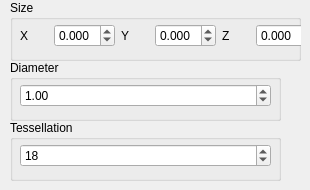
    <widget class="QWidget" name="tab_7">
     <attribute name="title">
      <string>Capsule</string>
     </attribute>
     <widget class="QGroupBox" name="egsdge_3">
      <property name="geometry">
       <rect>
        <x>10</x>
        <y>120</y>
        <width>271</width>
        <height>61</height>
       </rect>
      </property>
      <property name="title">
       <string>Tessellation</string>
      </property>
      <widget class="QWidget" name="horizontalLayoutWidget_12">
       <property name="geometry">
        <rect>
         <x>10</x>
         <y>20</y>
         <width>251</width>
         <height>31</height>
        </rect>
       </property>
       <layout class="QHBoxLayout" name="horizontalLayout_13">
        <item>
         <widget class="QSpinBox" name="capsule_tessellation">
          <property name="wrapping">
           <bool>false</bool>
          </property>
          <property name="showGroupSeparator" stdset="0">
           <bool>false</bool>
          </property>
          <property name="minimum">
           <number>3</number>
          </property>
          <property name="value">
           <number>18</number>
          </property>
         </widget>
        </item>
       </layout>
      </widget>
     </widget>
     <widget class="QGroupBox" name="groupBox_14">
      <property name="geometry">
       <rect>
        <x>10</x>
        <y>60</y>
        <width>271</width>
        <height>61</height>
       </rect>
      </property>
      <property name="title">
       <string>Diameter</string>
      </property>
      <widget class="QWidget" name="horizontalLayoutWidget_13">
       <property name="geometry">
        <rect>
         <x>10</x>
         <y>20</y>
         <width>251</width>
         <height>31</height>
        </rect>
       </property>
       <layout class="QHBoxLayout" name="horizontalLayout_14">
        <item>
         <widget class="QDoubleSpinBox" name="capsule_diameter">
          <property name="wrapping">
           <bool>false</bool>
          </property>
          <property name="showGroupSeparator" stdset="0">
           <bool>false</bool>
          </property>
          <property name="decimals">
           <number>2</number>
          </property>
          <property name="maximum">
           <double>10.000000000000000</double>
          </property>
          <property name="singleStep">
           <double>0.010000000000000</double>
          </property>
          <property name="value">
           <double>1.000000000000000</double>
          </property>
         </widget>
        </item>
       </layout>
      </widget>
     </widget>
     <widget class="QGroupBox" name="groupBox_15">
      <property name="geometry">
       <rect>
        <x>10</x>
        <y>0</y>
        <width>291</width>
        <height>61</height>
       </rect>
      </property>
      <property name="title">
       <string>Size</string>
      </property>
      <widget class="QWidget" name="horizontalLayoutWidget_14">
       <property name="geometry">
        <rect>
         <x>10</x>
         <y>20</y>
         <width>297</width>
         <height>31</height>
        </rect>
       </property>
       <layout class="QHBoxLayout" name="horizontalLayout_15">
        <item>
         <widget class="QLabel" name="label_20">
          <property name="text">
           <string>X</string>
          </property>
         </widget>
        </item>
        <item>
         <widget class="QDoubleSpinBox" name="caps_size_x">
          <property name="wrapping">
           <bool>false</bool>
          </property>
          <property name="showGroupSeparator" stdset="0">
           <bool>false</bool>
          </property>
          <property name="decimals">
           <number>3</number>
          </property>
          <property name="minimum">
           <double>-5.000000000000000</double>
          </property>
          <property name="maximum">
           <double>5.000000000000000</double>
          </property>
          <property name="singleStep">
           <double>0.010000000000000</double>
          </property>
         </widget>
        </item>
        <item>
         <widget class="QLabel" name="label_21">
          <property name="text">
           <string>Y</string>
          </property>
         </widget>
        </item>
        <item>
         <widget class="QDoubleSpinBox" name="caps_size_y">
          <property name="wrapping">
           <bool>false</bool>
          </property>
          <property name="showGroupSeparator" stdset="0">
           <bool>false</bool>
          </property>
          <property name="decimals">
           <number>3</number>
          </property>
          <property name="minimum">
           <double>-5.000000000000000</double>
          </property>
          <property name="maximum">
           <double>5.000000000000000</double>
          </property>
          <property name="singleStep">
           <double>0.010000000000000</double>
          </property>
         </widget>
        </item>
        <item>
         <widget class="QLabel" name="label_22">
          <property name="text">
           <string>Z</string>
          </property>
         </widget>
        </item>
        <item>
         <widget class="QDoubleSpinBox" name="caps_size_z">
          <property name="wrapping">
           <bool>false</bool>
          </property>
          <property name="showGroupSeparator" stdset="0">
           <bool>false</bool>
          </property>
          <property name="decimals">
           <number>3</number>
          </property>
          <property name="minimum">
           <double>-5.000000000000000</double>
          </property>
          <property name="maximum">
           <double>5.000000000000000</double>
          </property>
          <property name="singleStep">
           <double>0.010000000000000</double>
          </property>
         </widget>
        </item>
       </layout>
      </widget>
     </widget>
    </widget>
